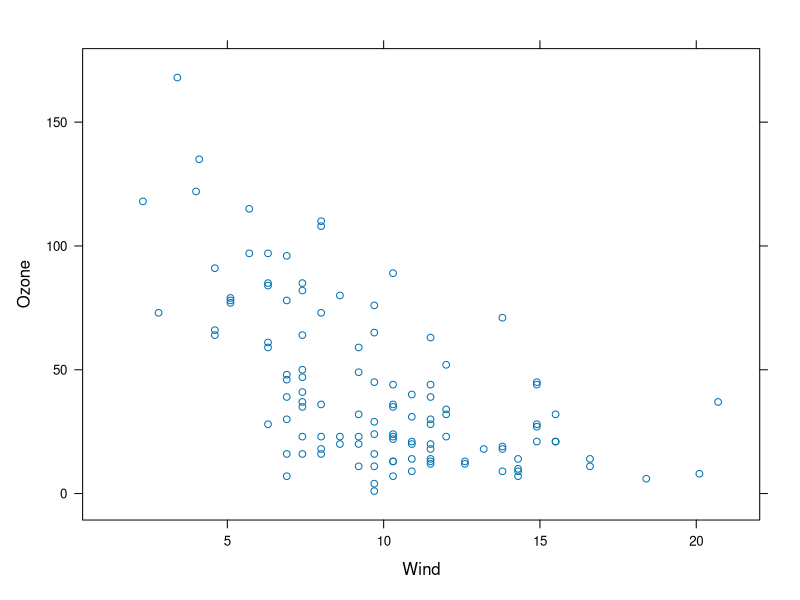
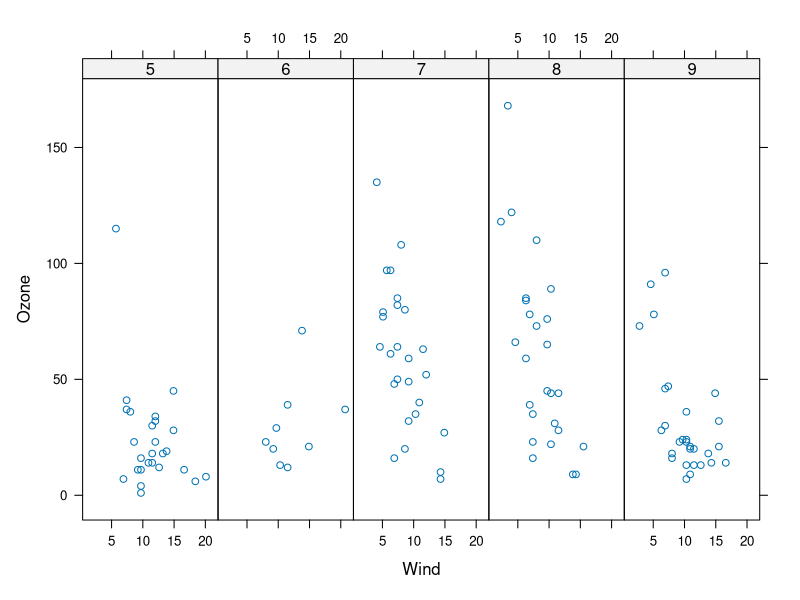
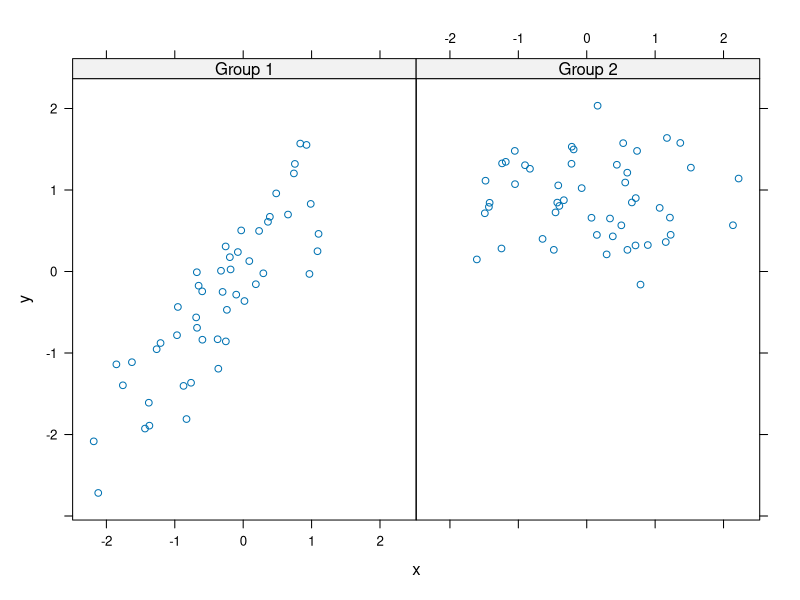
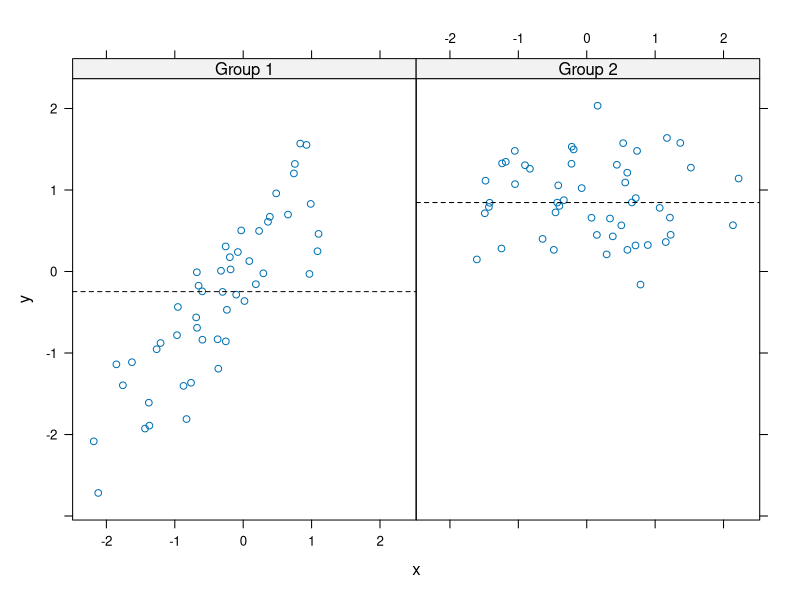
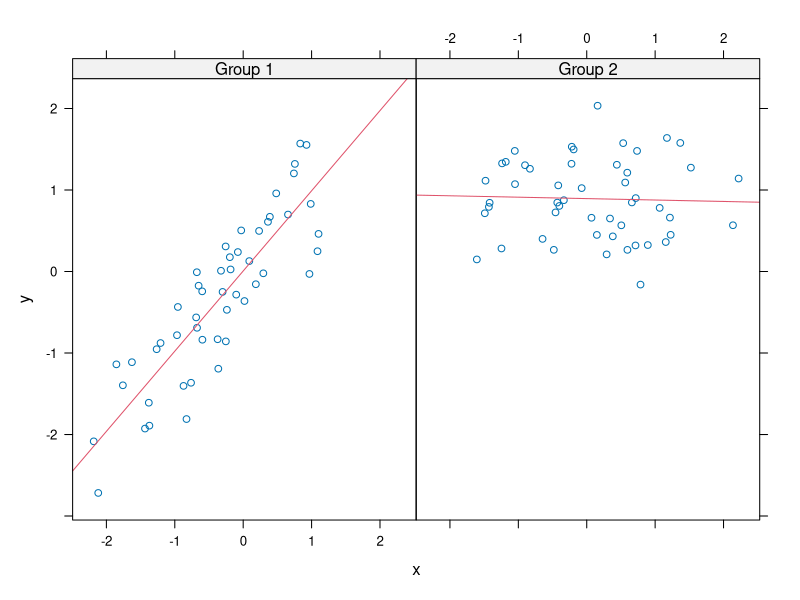

These charts were generated, in order, by the following R code:

# The lattice plotting system is implemented using the following packages:
# lattice: contains code for producing Trellis graphics, which are independent
#          of the “base” graphics system; includes functions like xyplot, bwplot, levelplot
# grid: implements a different graphing system independent of the “base” system; the lattice
#       package builds on top of grid
# We seldom call functions from the grid package directly
# The lattice plotting system does not have a "two-phase" aspect with separate plotting and annotation
# like in base plotting
# All plotting/annotation is done at once with a single function call

# Lattice Functions
# xyplot: this is the main function for creating scatterplots
# bwplot: box-and-whiskers plots (“boxplots”)
# histogram: histograms
# stripplot: like a boxplot but with actual points
# dotplot: plot dots on "violin strings"
# splom: scatterplot matrix; like pairs in base plotting system
# levelplot, contourplot: for plotting "image" data

# Simple Lattice Plot
library(lattice)
library(datasets)
## Simple scatterplot
xyplot(Ozone ~ Wind, data = airquality)

## Convert 'Month' to a factor variable
airquality <- transform(airquality, Month = factor(Month))
xyplot(Ozone ~ Wind | Month, data = airquality, layout = c(5, 1))

# Lattice Panel Functions
# Lattice functions have a panel function which controls what happens inside each panel of the plot.
# The lattice package comes with default panel functions, but you can supply your own if you want
# to customize what happens in each panel
# Panel functions receive the x/y coordinates of the data points in their panel
# (along with any optional arguments)

set.seed(10)
x <- rnorm(100)
f <- rep(0:1, each = 50)
y <- x + f - f * x + rnorm(100, sd = 0.5)
f <- factor(f, labels = c("Group 1", "Group 2"))
xyplot(y ~ x | f, layout = c(2, 1))  ## Plot with 2 panels

## Custom panel function
xyplot(y ~ x | f, panel = function(x, y, ...) {
  panel.xyplot(x, y, ...)  ## First call the default panel function for 'xyplot'
  panel.abline(h = median(y), lty = 2)  ## Add a horizontal line at the median
})

## Custom panel function with linear regression line
xyplot(y ~ x | f, panel = function(x, y, ...) {
  panel.xyplot(x, y, ...)  ## First call default panel function
  panel.lmline(x, y, col = 2)  ## Overlay a simple linear regression line
})
